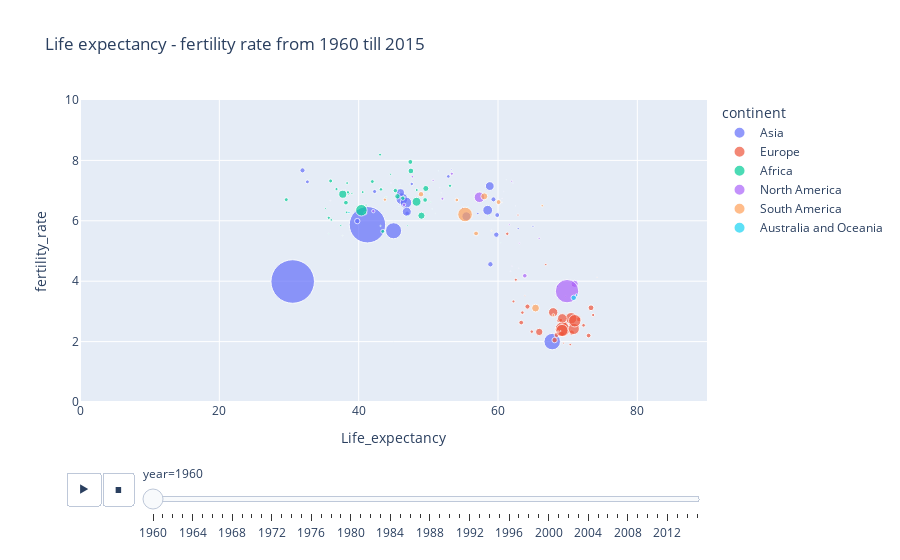

Notebook code for this chart:
### Markdown cell above
# * Create an animated plot for life expectancy and fertility rate from 1960 till 2015

### Code cell
px.scatter(animated, x="Life_expectancy", y="fertility_rate",animation_frame='year',animation_group="country",
           size='population',color='continent' ,hover_name="country", 
           size_max=45, range_x=[0,90], range_y=[0,10], title='Life expectancy - fertility rate from 1960 till 2015')

### Figure 1 — Plotly figure (JSON) as saved in the notebook; plotly's stock layout.template omitted (floating-point values rounded to 4 significant figures)
{"data": [{"hovertemplate": "<b>%{hovertext}</b><br><br>continent=Asia<br>year=1960<br>Life_expectancy=%{x}<br>fertility_rate=%{y}<br>population=%{marker.size}<extra></extra>", "hovertext": ["Afghanistan", "Bahrain", "Bangladesh", "Bhutan", "Brunei", "Cambodia", "China", "India", "Indonesia", "Iran", "Iraq", "Israel", "Japan", "Jordan", "Kazakhstan", "Kuwait", "Lebanon", "Malaysia", "Maldives", "Mongolia", "Nepal", "Oman", "Pakistan", "Philippines", "Qatar", "Saudi Arabia", "Singapore", "Sri Lanka", "Syria", "Tajikistan", "Thailand", "Turkey", "Turkmenistan", "United Arab Emirates", "Uzbekistan", "Vietnam", "Yemen"], "ids": ["Afghanistan", "Bahrain", "Bangladesh", "Bhutan", "Brunei", "Cambodia", "China", "India", "Indonesia", "Iran", "Iraq", "Israel", "Japan", "Jordan", "Kazakhstan", "Kuwait", "Lebanon", "Malaysia", "Maldives", "Mongolia", "Nepal", "Oman", "Pakistan", "Philippines", "Qatar", "Saudi Arabia", "Singapore", "Sri Lanka", "Syria", "Tajikistan", "Thailand", "Turkey", "Turkmenistan", "United Arab Emirates", "Uzbekistan", "Vietnam", "Yemen"], "legendgroup": "Asia", "marker": {"color": "#636efa", "size": [8.995, 0.1625, 48.2, 0.2241, 0.08182, 5.722, 644.5, 449.7, 87.79, 21.91, 7.29, 2.09, 92.5, 0.8886, 9.996, 0.262, 1.805, 8.161, 0.08987, 0.9555, 10.06, 0.5517, 44.91, 26.27, 0.04731, 4.087, 1.634, 9.896, 4.593, 2.064, 27.4, 27.55, 1.594, 0.09261, 8.789, 32.67, 5.166], "sizemode": "area", "sizeref": 0.6795, "symbol": "circle"}, "mode": "markers", "name": "Asia", "orientation": "v", "showlegend": true, "type": "scatter", "x": [31.94, 51.64, 46.2, 35.94, 62.52, 42.29, 30.53, 41.26, 45.01, 46, 46.96, 68.55, 67.78, 53.3, 58.91, 62.15, 62.9, 59.89, 38.07, 49.2, 39.8, 44.64, 46.79, 58.82, 60.82, 47.62, 65.02, 59.76, 52.87, 57.1, 55.46, 46.91, 54.91, 51.85, 59.35, 58.52, 32.64], "xaxis": "x", "y": [7.67, 7.09, 6.73, 6.67, 6.49, 6.97, 3.99, 5.87, 5.67, 6.93, 6.25, 3.84, 2, 7.69, 4.56, 7.25, 5.74, 6.19, 7.02, 6.95, 5.99, 7.25, 6.6, 7.15, 6.97, 7.22, 5.82, 5.54, 7.47, 6.24, 6.15, 6.3, 6.42, 6.93, 6.71, 6.35, 7.29], "yaxis": "y"}, {"hovertemplate": "<b>%{hovertext}</b><br><br>continent=Europe<br>year=1960<br>Life_expectancy=%{x}<br>fertility_rate=%{y}<br>population=%{marker.size}<extra></extra>", "hovertext": ["Albania", "Armenia", "Austria", "Azerbaijan", "Belarus", "Belgium", "Bosnia and Herzegovina", "Bulgaria", "Croatia", "Cyprus", "Czech Republic", "Denmark", "Estonia", "Finland", "France", "Georgia", "Germany", "Greece", "Hungary", "Iceland", "Ireland", "Italy", "Latvia", "Lithuania", "Luxembourg", "Malta", "Moldova", "Montenegro", "Netherlands", "Norway", "Poland", "Portugal", "Romania", "Serbia", "Slovenia", "Spain", "Sweden", "Switzerland", "Ukraine", "United Kingdom"], "ids": ["Albania", "Armenia", "Austria", "Azerbaijan", "Belarus", "Belgium", "Bosnia and Herzegovina", "Bulgaria", "Croatia", "Cyprus", "Czech Republic", "Denmark", "Estonia", "Finland", "France", "Georgia", "Germany", "Greece", "Hungary", "Iceland", "Ireland", "Italy", "Latvia", "Lithuania", "Luxembourg", "Malta", "Moldova", "Montenegro", "Netherlands", "Norway", "Poland", "Portugal", "Romania", "Serbia", "Slovenia", "Spain", "Sweden", "Switzerland", "Ukraine", "United Kingdom"], "legendgroup": "Europe", "marker": {"color": "#EF553B", "size": [1.636, 1.867, 7.066, 3.898, 8.19, 9.141, 3.215, 7.866, 4.193, 0.5729, 9.579, 4.581, 1.217, 4.43, 45.87, 4.16, 73.18, 8.311, 10.0, 0.1755, 2.819, 49.71, 2.132, 2.771, 0.3146, 0.3128, 3.004, 0.4874, 11.42, 3.582, 29.72, 8.875, 18.61, 7.557, 1.587, 30.45, 7.48, 5.296, 42.66, 52.41], "sizemode": "area", "sizeref": 0.6795, "symbol": "circle"}, "mode": "markers", "name": "Europe", "orientation": "v", "showlegend": true, "type": "scatter", "x": [62.87, 66.86, 68.75, 61.33, 71.59, 69.59, 62.56, 69.22, 64.85, 69.72, 70.58, 72.28, 69.42, 69.03, 70.49, 63.5, 69.26, 68.41, 68.13, 74.22, 70.76, 69.19, 70.37, 70.33, 68.99, 68.32, 62.22, 63.86, 73.35, 73.66, 67.92, 64.23, 65.92, 63.33, 68.62, 69.23, 73.01, 71.46, 70.88, 71.02], "xaxis": "x", "y": [6.19, 4.55, 2.7, 5.57, 2.74, 2.6, 4.05, 2.25, 2.33, 3.5, 2.3, 2.54, 1.95, 2.71, 2.77, 2.96, 2.41, 2.22, 2.05, 4.13, 3.86, 2.37, 1.9, 2.55, 2.35, 3.53, 3.33, 3.52, 3.12, 2.88, 2.97, 3.16, 2.32, 2.63, 2.32, 2.77, 2.2, 2.52, 2.42, 2.69], "yaxis": "y"}, {"hovertemplate": "<b>%{hovertext}</b><br><br>continent=Africa<br>year=1960<br>Life_expectancy=%{x}<br>fertility_rate=%{y}<br>population=%{marker.size}<extra></extra>", "hovertext": ["Algeria", "Angola", "Benin", "Botswana", "Burundi", "Cameroon", "Cape Verde", "Central African Republic", "Chad", "Comoros", "Djibouti", "Egypt", "Equatorial Guinea", "Eritrea", "Ethiopia", "Gabon", "Gambia", "Ghana", "Guinea", "Guinea-Bissau", "Kenya", "Lesotho", "Liberia", "Libya", "Madagascar", "Malawi", "Mali", "Mauritania", "Mauritius", "Morocco", "Mozambique", "Namibia", "Niger", "Nigeria", "Rwanda", "Sao Tome and Principe", "Senegal", "Seychelles", "Sierra Leone", "Somalia", "South Africa", "Sudan", "Swaziland", "Tanzania", "Togo", "Tunisia", "Uganda", "Zambia", "Zimbabwe"], "ids": ["Algeria", "Angola", "Benin", "Botswana", "Burundi", "Cameroon", "Cape Verde", "Central African Republic", "Chad", "Comoros", "Djibouti", "Egypt", "Equatorial Guinea", "Eritrea", "Ethiopia", "Gabon", "Gambia", "Ghana", "Guinea", "Guinea-Bissau", "Kenya", "Lesotho", "Liberia", "Libya", "Madagascar", "Malawi", "Mali", "Mauritania", "Mauritius", "Morocco", "Mozambique", "Namibia", "Niger", "Nigeria", "Rwanda", "Sao Tome and Principe", "Senegal", "Seychelles", "Sierra Leone", "Somalia", "South Africa", "Sudan", "Swaziland", "Tanzania", "Togo", "Tunisia", "Uganda", "Zambia", "Zimbabwe"], "legendgroup": "Africa", "marker": {"color": "#00cc96", "size": [11.12, 5.271, 2.432, 0.524, 2.787, 5.361, 0.2023, 1.504, 3.003, 0.1887, 0.08364, 27.07, 0.2521, 1.408, 22.15, 0.4992, 0.3679, 6.652, 3.577, 0.6164, 8.105, 0.8514, 1.12, 1.435, 5.099, 3.619, 5.264, 0.8582, 0.66, 12.33, 7.493, 0.6025, 3.395, 45.21, 2.933, 0.06426, 3.178, 0.04154, 2.182, 2.756, 17.4, 7.527, 0.3492, 10.07, 1.581, 4.176, 6.788, 3.05, 3.752], "sizemode": "area", "sizeref": 0.6795, "symbol": "circle"}, "mode": "markers", "name": "Africa", "orientation": "v", "showlegend": true, "type": "scatter", "x": [47.5, 35.98, 38.29, 50.34, 40.58, 43.46, 50.12, 37.43, 40.95, 44.04, 45.77, 48.31, 37.69, 39.03, 37.72, 38.83, 35.7, 46.34, 35.71, 43.14, 47.42, 47.02, 35.24, 44.59, 41.96, 38.51, 29.61, 43.91, 58.74, 49.64, 38.17, 47.07, 36.82, 40.39, 43.07, 51.01, 38.46, 60.42, 36.07, 38.34, 49.01, 49.54, 44.78, 45.57, 41.06, 43.2, 45.27, 48.34, 53.11], "xaxis": "x", "y": [7.65, 7.32, 6.28, 6.62, 6.95, 5.65, 6.89, 5.84, 6.25, 6.79, 6.46, 6.63, 5.51, 6.9, 6.88, 4.38, 5.57, 6.75, 6.1, 5.83, 7.95, 5.84, 6.41, 7.54, 7.3, 6.91, 6.7, 6.78, 6.17, 7.07, 6.6, 6.15, 7.05, 6.35, 8.19, 6.24, 6.95, 5.27, 6.03, 7.25, 6.17, 6.69, 6.72, 6.81, 6.52, 7.04, 7, 7.02, 7.16], "yaxis": "y"}, {"hovertemplate": "<b>%{hovertext}</b><br><br>continent=North America<br>year=1960<br>Life_expectancy=%{x}<br>fertility_rate=%{y}<br>population=%{marker.size}<extra></extra>", "hovertext": ["Antigua and Barbuda", "Bahamas", "Barbados", "Belize", "Canada", "Costa Rica", "Cuba", "Dominican Republic", "El Salvador", "Grenada", "Guatemala", "Haiti", "Honduras", "Jamaica", "Mexico", "Nicaragua", "Panama", "Trinidad and Tobago", "United States"], "ids": ["Antigua and Barbuda", "Bahamas", "Barbados", "Belize", "Canada", "Costa Rica", "Cuba", "Dominican Republic", "El Salvador", "Grenada", "Guatemala", "Haiti", "Honduras", "Jamaica", "Mexico", "Nicaragua", "Panama", "Trinidad and Tobago", "United States"], "legendgroup": "North America", "marker": {"color": "#ab63fa", "size": [0.05468, 0.1095, 0.2309, 0.09207, 17.91, 1.333, 7.141, 3.294, 2.763, 0.08986, 4.128, 3.866, 2.002, 1.631, 38.17, 1.775, 1.133, 0.8485, 186.2], "sizemode": "area", "sizeref": 0.6795, "symbol": "circle"}, "mode": "markers", "name": "North America", "orientation": "v", "showlegend": true, "type": "scatter", "x": [62.97, 62, 61.8, 60.08, 71, 61.97, 63.85, 53.37, 52.02, 60.59, 46.51, 42.1, 47.71, 65.91, 57.34, 50.69, 61.62, 63.07, 69.91], "xaxis": "x", "y": [4.43, 4.5, 4.33, 6.5, 3.91, 7.31, 4.18, 7.56, 6.73, 6.74, 6.53, 6.32, 7.46, 5.42, 6.78, 7.34, 5.87, 5.26, 3.67], "yaxis": "y"}, {"hovertemplate": "<b>%{hovertext}</b><br><br>continent=South America<br>year=1960<br>Life_expectancy=%{x}<br>fertility_rate=%{y}<br>population=%{marker.size}<extra></extra>", "hovertext": ["Argentina", "Bolivia", "Brazil", "Chile", "Colombia", "Ecuador", "Guyana", "Paraguay", "Peru", "Suriname", "Uruguay", "Venezuela"], "ids": ["Argentina", "Bolivia", "Brazil", "Chile", "Colombia", "Ecuador", "Guyana", "Paraguay", "Peru", "Suriname", "Uruguay", "Venezuela"], "legendgroup": "South America", "marker": {"color": "#FFA15A", "size": [20.62, 3.693, 72.49, 7.696, 16.48, 4.546, 0.5642, 1.903, 10.06, 0.29, 2.539, 8.147], "sizemode": "area", "sizeref": 0.6795, "symbol": "circle"}, "mode": "markers", "name": "South America", "orientation": "v", "showlegend": true, "type": "scatter", "x": [65.39, 43.77, 55.27, 56.85, 58.03, 54.09, 59.08, 66.35, 48.95, 60.58, 67.95, 60.08], "xaxis": "x", "y": [3.11, 6.7, 6.21, 5.58, 6.81, 6.69, 5.67, 6.5, 6.88, 6.61, 2.88, 6.62], "yaxis": "y"}, {"hovertemplate": "<b>%{hovertext}</b><br><br>continent=Australia and Oceania<br>year=1960<br>Life_expectancy=%{x}<br>fertility_rate=%{y}<br>population=%{marker.size}<extra></extra>", "hovertext": ["Australia", "Fiji", "Kiribati", "New Zealand", "Papua New Guinea", "Samoa", "Solomon Islands", "Tonga", "Vanuatu"], "ids": ["Australia", "Fiji", "Kiribati", "New Zealand", "Papua New Guinea", "Samoa", "Solomon Islands", "Tonga", "Vanuatu"], "legendgroup": "Australia and Oceania", "marker": {"color": "#19d3f3", "size": [10.29, 0.3934, 0.04123, 2.372, 1.967, 0.1086, 0.1179, 0.0616, 0.0637], "sizemode": "area", "sizeref": 0.6795, "symbol": "circle"}, "mode": "markers", "name": "Australia and Oceania", "orientation": "v", "showlegend": true, "type": "scatter", "x": [70.87, 55.7, 45.84, 71.28, 38.6, 51.45, 50.55, 61.2, 45.97], "xaxis": "x", "y": [3.45, 6.46, 6.95, 3.54, 6.28, 7.65, 6.39, 7.36, 7.2], "yaxis": "y"}], "layout": {"legend": {"itemsizing": "constant", "title": {"text": "continent"}, "tracegroupgap": 0}, "sliders": [{"active": 0, "currentvalue": {"prefix": "year="}, "len": 0.9, "pad": {"b": 10, "t": 60}, "steps": [{"args": [["1960"], {"frame": {"duration": 0, "redraw": false}, "fromcurrent": true, "mode": "immediate", "transition": {"duration": 0, "easing": "linear"}}], "label": "1960", "method": "animate"}, {"args": [["1961"], {"frame": {"duration": 0, "redraw": false}, "fromcurrent": true, "mode": "immediate", "transition": {"duration": 0, "easing": "linear"}}], "label": "1961", "method": "animate"}, {"args": [["1962"], {"frame": {"duration": 0, "redraw": false}, "fromcurrent": true, "mode": "immediate", "transition": {"duration": 0, "easing": "linear"}}], "label": "1962", "method": "animate"}, {"args": [["1963"], {"frame": {"duration": 0, "redraw": false}, "fromcurrent": true, "mode": "immediate", "transition": {"duration": 0, "easing": "linear"}}], "label": "1963", "method": "animate"}, {"args": [["1964"], {"frame": {"duration": 0, "redraw": false}, "fromcurrent": true, "mode": "immediate", "transition": {"duration": 0, "easing": "linear"}}], "label": "1964", "method": "animate"}, {"args": [["1965"], {"frame": {"duration": 0, "redraw": false}, "fromcurrent": true, "mode": "immediate", "transition": {"duration": 0, "easing": "linear"}}], "label": "1965", "method": "animate"}, {"args": [["1966"], {"frame": {"duration": 0, "redraw": false}, "fromcurrent": true, "mode": "immediate", "transition": {"duration": 0, "easing": "linear"}}], "label": "1966", "method": "animate"}, {"args": [["1967"], {"frame": {"duration": 0, "redraw": false}, "fromcurrent": true, "mode": "immediate", "transition": {"duration": 0, "easing": "linear"}}], "label": "1967", "method": "animate"}, {"args": [["1968"], {"frame": {"duration": 0, "redraw": false}, "fromcurrent": true, "mode": "immediate", "transition": {"duration": 0, "easing": "linear"}}], "label": "1968", "method": "animate"}, {"args": [["1969"], {"frame": {"duration": 0, "redraw": false}, "fromcurrent": true, "mode": "immediate", "transition": {"duration": 0, "easing": "linear"}}], "label": "1969", "method": "animate"}, {"args": [["1970"], {"frame": {"duration": 0, "redraw": false}, "fromcurrent": true, "mode": "immediate", "transition": {"duration": 0, "easing": "linear"}}], "label": "1970", "method": "animate"}, {"args": [["1971"], {"frame": {"duration": 0, "redraw": false}, "fromcurrent": true, "mode": "immediate", "transition": {"duration": 0, "easing": "linear"}}], "label": "1971", "method": "animate"}, {"args": [["1972"], {"frame": {"duration": 0, "redraw": false}, "fromcurrent": true, "mode": "immediate", "transition": {"duration": 0, "easing": "linear"}}], "label": "1972", "method": "animate"}, {"args": [["1973"], {"frame": {"duration": 0, "redraw": false}, "fromcurrent": true, "mode": "immediate", "transition": {"duration": 0, "easing": "linear"}}], "label": "1973", "method": "animate"}, {"args": [["1974"], {"frame": {"duration": 0, "redraw": false}, "fromcurrent": true, "mode": "immediate", "transition": {"duration": 0, "easing": "linear"}}], "label": "1974", "method": "animate"}, {"args": [["1975"], {"frame": {"duration": 0, "redraw": false}, "fromcurrent": true, "mode": "immediate", "transition": {"duration": 0, "easing": "linear"}}], "label": "1975", "method": "animate"}, {"args": [["1976"], {"frame": {"duration": 0, "redraw": false}, "fromcurrent": true, "mode": "immediate", "transition": {"duration": 0, "easing": "linear"}}], "label": "1976", "method": "animate"}, {"args": [["1977"], {"frame": {"duration": 0, "redraw": false}, "fromcurrent": true, "mode": "immediate", "transition": {"duration": 0, "easing": "linear"}}], "label": "1977", "method": "animate"}, {"args": [["1978"], {"frame": {"duration": 0, "redraw": false}, "fromcurrent": true, "mode": "immediate", "transition": {"duration": 0, "easing": "linear"}}], "label": "1978", "method": "animate"}, {"args": [["1979"], {"frame": {"duration": 0, "redraw": false}, "fromcurrent": true, "mode": "immediate", "transition": {"duration": 0, "easing": "linear"}}], "label": "1979", "method": "animate"}, {"args": [["1980"], {"frame": {"duration": 0, "redraw": false}, "fromcurrent": true, "mode": "immediate", "transition": {"duration": 0, "easing": "linear"}}], "label": "1980", "method": "animate"}, {"args": [["1981"], {"frame": {"duration": 0, "redraw": false}, "fromcurrent": true, "mode": "immediate", "transition": {"duration": 0, "easing": "linear"}}], "label": "1981", "method": "animate"}, {"args": [["1982"], {"frame": {"duration": 0, "redraw": false}, "fromcurrent": true, "mode": "immediate", "transition": {"duration": 0, "easing": "linear"}}], "label": "1982", "method": "animate"}, {"args": [["1983"], {"frame": {"duration": 0, "redraw": false}, "fromcurrent": true, "mode": "immediate", "transition": {"duration": 0, "easing": "linear"}}], "label": "1983", "method": "animate"}, {"args": [["1984"], {"frame": {"duration": 0, "redraw": false}, "fromcurrent": true, "mode": "immediate", "transition": {"duration": 0, "easing": "linear"}}], "label": "1984", "method": "animate"}, {"args": [["1985"], {"frame": {"duration": 0, "redraw": false}, "fromcurrent": true, "mode": "immediate", "transition": {"duration": 0, "easing": "linear"}}], "label": "1985", "method": "animate"}, {"args": [["1986"], {"frame": {"duration": 0, "redraw": false}, "fromcurrent": true, "mode": "immediate", "transition": {"duration": 0, "easing": "linear"}}], "label": "1986", "method": "animate"}, {"args": [["1987"], {"frame": {"duration": 0, "redraw": false}, "fromcurrent": true, "mode": "immediate", "transition": {"duration": 0, "easing": "linear"}}], "label": "1987", "method": "animate"}, {"args": [["1988"], {"frame": {"duration": 0, "redraw": false}, "fromcurrent": true, "mode": "immediate", "transition": {"duration": 0, "easing": "linear"}}], "label": "1988", "method": "animate"}, {"args": [["1989"], {"frame": {"duration": 0, "redraw": false}, "fromcurrent": true, "mode": "immediate", "transition": {"duration": 0, "easing": "linear"}}], "label": "1989", "method": "animate"}, {"args": [["1990"], {"frame": {"duration": 0, "redraw": false}, "fromcurrent": true, "mode": "immediate", "transition": {"duration": 0, "easing": "linear"}}], "label": "1990", "method": "animate"}, {"args": [["1991"], {"frame": {"duration": 0, "redraw": false}, "fromcurrent": true, "mode": "immediate", "transition": {"duration": 0, "easing": "linear"}}], "label": "1991", "method": "animate"}, {"args": [["1992"], {"frame": {"duration": 0, "redraw": false}, "fromcurrent": true, "mode": "immediate", "transition": {"duration": 0, "easing": "linear"}}], "label": "1992", "method": "animate"}, {"args": [["1993"], {"frame": {"duration": 0, "redraw": false}, "fromcurrent": true, "mode": "immediate", "transition": {"duration": 0, "easing": "linear"}}], "label": "1993", "method": "animate"}, {"args": [["1994"], {"frame": {"duration": 0, "redraw": false}, "fromcurrent": true, "mode": "immediate", "transition": {"duration": 0, "easing": "linear"}}], "label": "1994", "method": "animate"}, {"args": [["1995"], {"frame": {"duration": 0, "redraw": false}, "fromcurrent": true, "mode": "immediate", "transition": {"duration": 0, "easing": "linear"}}], "label": "1995", "method": "animate"}, {"args": [["1996"], {"frame": {"duration": 0, "redraw": false}, "fromcurrent": true, "mode": "immediate", "transition": {"duration": 0, "easing": "linear"}}], "label": "1996", "method": "animate"}, {"args": [["1997"], {"frame": {"duration": 0, "redraw": false}, "fromcurrent": true, "mode": "immediate", "transition": {"duration": 0, "easing": "linear"}}], "label": "1997", "method": "animate"}, {"args": [["1998"], {"frame": {"duration": 0, "redraw": false}, "fromcurrent": true, "mode": "immediate", "transition": {"duration": 0, "easing": "linear"}}], "label": "1998", "method": "animate"}, {"args": [["1999"], {"frame": {"duration": 0, "redraw": false}, "fromcurrent": true, "mode": "immediate", "transition": {"duration": 0, "easing": "linear"}}], "label": "1999", "method": "animate"}, {"args": [["2000"], {"frame": {"duration": 0, "redraw": false}, "fromcurrent": true, "mode": "immediate", "transition": {"duration": 0, "easing": "linear"}}], "label": "2000", "method": "animate"}, {"args": [["2001"], {"frame": {"duration": 0, "redraw": false}, "fromcurrent": true, "mode": "immediate", "transition": {"duration": 0, "easing": "linear"}}], "label": "2001", "method": "animate"}, {"args": [["2002"], {"frame": {"duration": 0, "redraw": false}, "fromcurrent": true, "mode": "immediate", "transition": {"duration": 0, "easing": "linear"}}], "label": "2002", "method": "animate"}, {"args": [["2003"], {"frame": {"duration": 0, "redraw": false}, "fromcurrent": true, "mode": "immediate", "transition": {"duration": 0, "easing": "linear"}}], "label": "2003", "method": "animate"}, {"args": [["2004"], {"frame": {"duration": 0, "redraw": false}, "fromcurrent": true, "mode": "immediate", "transition": {"duration": 0, "easing": "linear"}}], "label": "2004", "method": "animate"}, {"args": [["2005"], {"frame": {"duration": 0, "redraw": false}, "fromcurrent": true, "mode": "immediate", "transition": {"duration": 0, "easing": "linear"}}], "label": "2005", "method": "animate"}, {"args": [["2006"], {"frame": {"duration": 0, "redraw": false}, "fromcurrent": true, "mode": "immediate", "transition": {"duration": 0, "easing": "linear"}}], "label": "2006", "method": "animate"}, {"args": [["2007"], {"frame": {"duration": 0, "redraw": false}, "fromcurrent": true, "mode": "immediate", "transition": {"duration": 0, "easing": "linear"}}], "label": "2007", "method": "animate"}, {"args": [["2008"], {"frame": {"duration": 0, "redraw": false}, "fromcurrent": true, "mode": "immediate", "transition": {"duration": 0, "easing": "linear"}}], "label": "2008", "method": "animate"}, {"args": [["2009"], {"frame": {"duration": 0, "redraw": false}, "fromcurrent": true, "mode": "immediate", "transition": {"duration": 0, "easing": "linear"}}], "label": "2009", "method": "animate"}, {"args": [["2010"], {"frame": {"duration": 0, "redraw": false}, "fromcurrent": true, "mode": "immediate", "transition": {"duration": 0, "easing": "linear"}}], "label": "2010", "method": "animate"}, {"args": [["2011"], {"frame": {"duration": 0, "redraw": false}, "fromcurrent": true, "mode": "immediate", "transition": {"duration": 0, "easing": "linear"}}], "label": "2011", "method": "animate"}, {"args": [["2012"], {"frame": {"duration": 0, "redraw": false}, "fromcurrent": true, "mode": "immediate", "transition": {"duration": 0, "easing": "linear"}}], "label": "2012", "method": "animate"}, {"args": [["2013"], {"frame": {"duration": 0, "redraw": false}, "fromcurrent": true, "mode": "immediate", "transition": {"duration": 0, "easing": "linear"}}], "label": "2013", "method": "animate"}, {"args": [["2014"], {"frame": {"duration": 0, "redraw": false}, "fromcurrent": true, "mode": "immediate", "transition": {"duration": 0, "easing": "linear"}}], "label": "2014", "method": "animate"}, {"args": [["2015"], {"frame": {"duration": 0, "redraw": false}, "fromcurrent": true, "mode": "immediate", "transition": {"duration": 0, "easing": "linear"}}], "label": "2015", "method": "animate"}], "x": 0.1, "xanchor": "left", "y": 0, "yanchor": "top"}], "title": {"text": "Life expectancy - fertility rate from 1960 till 2015"}, "updatemenus": [{"buttons": [{"args": [null, {"frame": {"duration": 500, "redraw": false}, "fromcurrent": true, "mode": "immediate", "transition": {"duration": 500, "easing": "linear"}}], "label": "&#9654;", "method": "animate"}, {"args": [[null], {"frame": {"duration": 0, "redraw": false}, "fromcurrent": true, "mode": "immediate", "transition": {"duration": 0, "easing": "linear"}}], "label": "&#9724;", "method": "animate"}], "direction": "left", "pad": {"r": 10, "t": 70}, "showactive": false, "type": "buttons", "x": 0.1, "xanchor": "right", "y": 0, "yanchor": "top"}], "xaxis": {"anchor": "y", "domain": [0, 1], "range": [0, 90], "title": {"text": "Life_expectancy"}}, "yaxis": {"anchor": "x", "domain": [0, 1], "range": [0, 10], "title": {"text": "fertility_rate"}}}}
